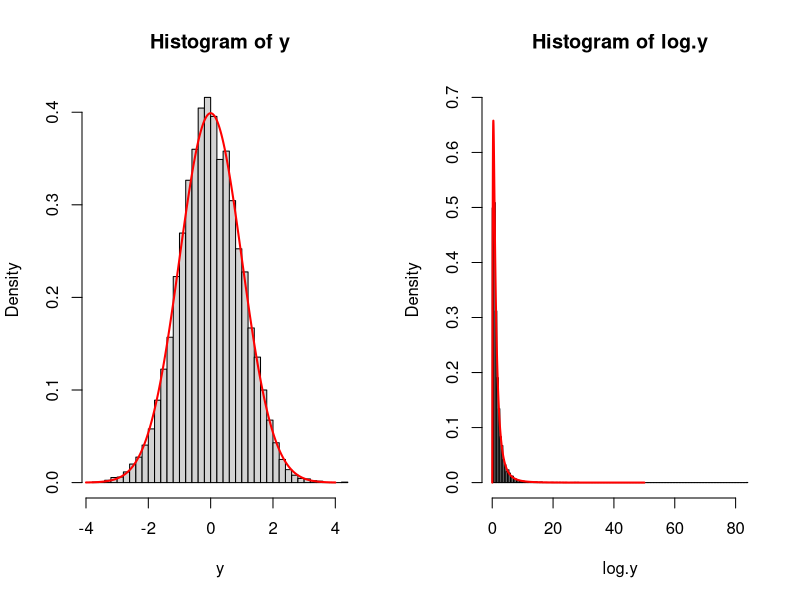
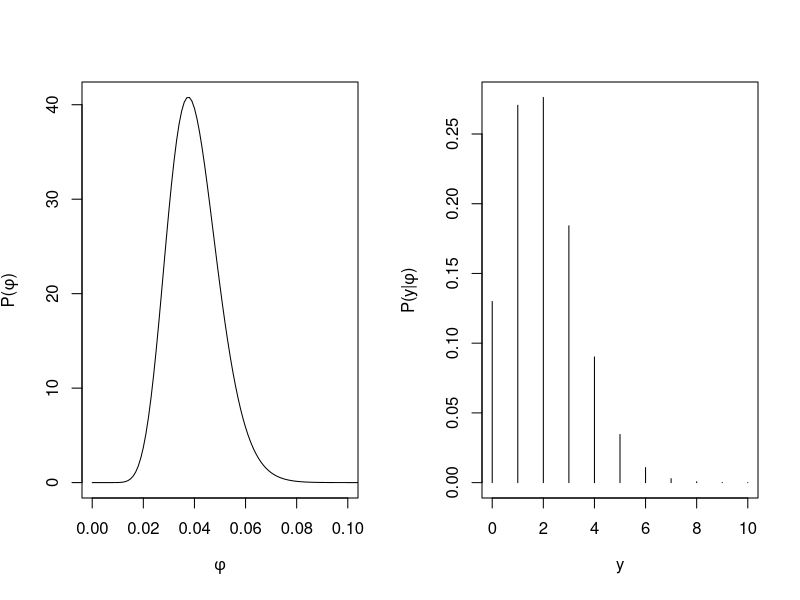
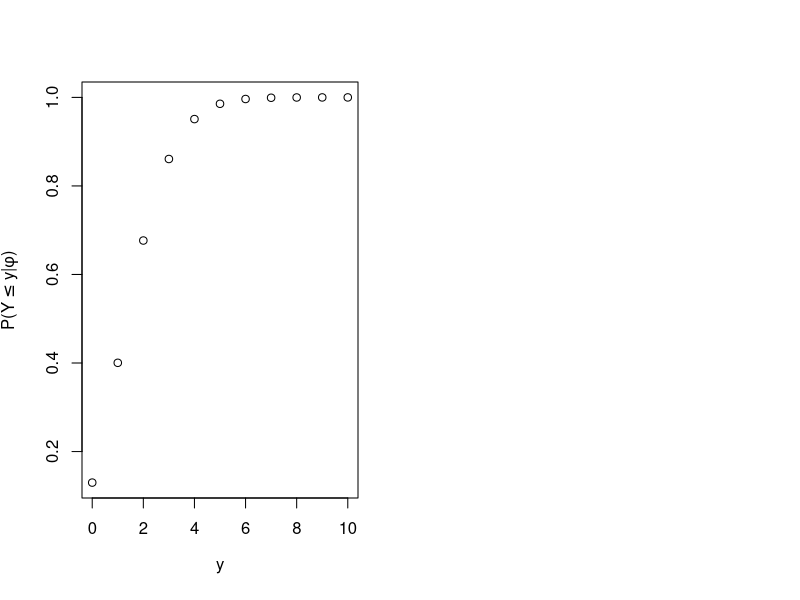
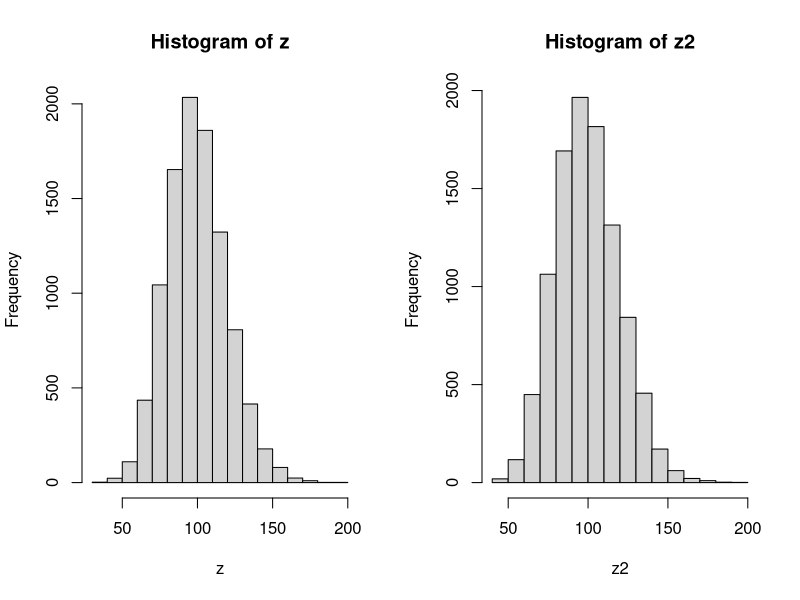
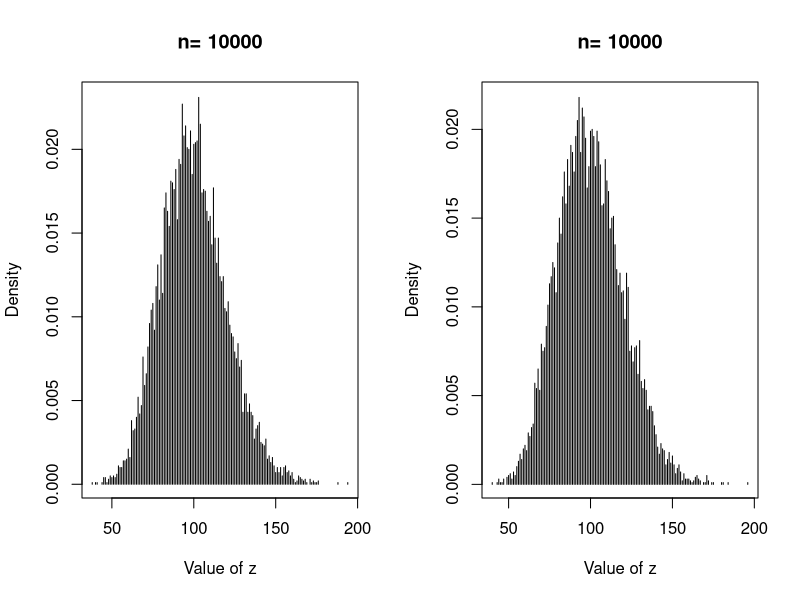
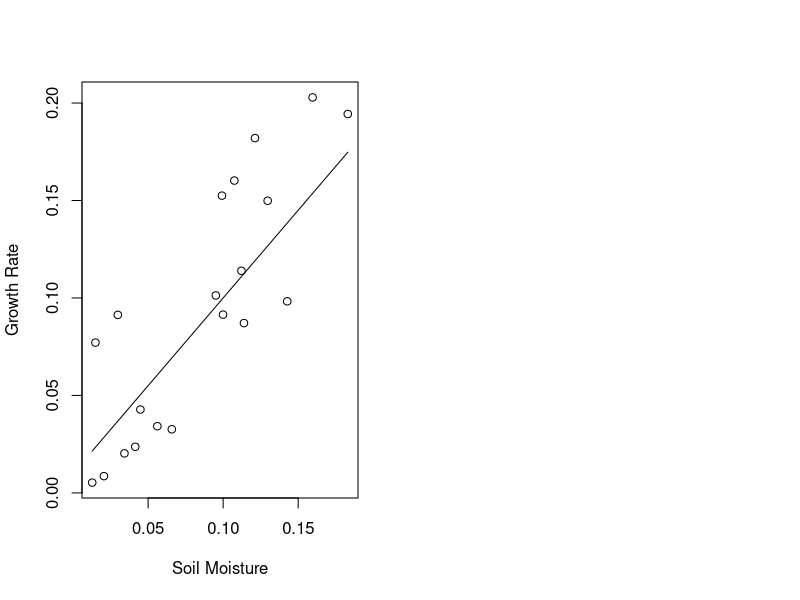

These figures' R source, in order:
## ---- chunk 1
rm(list = ls())
library(knitr)
knitr::opts_chunk$set(cache = FALSE, warnings = FALSE, tidy = FALSE)

# uncomment out this to generate key
 nokey = FALSE; key = TRUE

# uncomment out this to generate exercise
# nokey = TRUE; key = FALSE
## ---- chunk 2
lambda <- 33.32
n <- 10000
y <- rpois(n, lambda)
mean(y)
var(y)
quantile (y, c(0.025, 0.975))
## ---- chunk 3

prob <- c(.07,.13,.15,.23,.42)
size <- 80 
n <- 1 
rmultinom(n, size, prob)
## ---- chunk 4
x <- 94 
mean <- 103.4
sd <- 23.3
dnorm(x, mean, sd)

q <- c(110, 90) 
p.bound <- pnorm(q, mean = mean, sd = sd)
p.bound[1] - p.bound[2]
## ---- chunk 5
x <- 4 
size <- 24
p <- 0.12
dbinom(x, size, p)
## ---- chunk 6
p <- c(0.56, 0.06, 0.16, 0.22)
y <- c(65, 4, 25, 26)

dmultinom(x = y, prob = p)
## ---- chunk 7
mu <- 1.9
sigma <- 1.4
p <- 0.025
qnorm(p, mu, sigma)
## ---- chunk 8
mu <- 103.4
sd <- 23.2
shape <- mu**2/sd**2
rate <- mu/sd**2
x <- 94
dgamma(x, shape, rate)

q <- c(110, 90)
p.bound <- pgamma(q, shape, rate)
p.bound[1] - p.bound[2]
## ---- chunk 9
par(mfrow=c(1,2))

mean <- 0
sd <- 1
y <- rnorm (10000, mean = mean, sd = sd)
hist(y, breaks = 50, prob = TRUE) 
x  <- seq(-4, 4, .01)
z <- dnorm(x, mean = mean, sd = sd)
lines(x, z, col = "red", lwd = 2)

log.y <- rlnorm(10000, meanlog = mean, sdlog = sd)
hist(log.y, ylim=c(0, .7), breaks = 250, prob = TRUE) 
log.x <- seq(0, 50, .01)
z <- dlnorm(log.x, meanlog = mean, sdlog = sd)
lines(log.x, z, col = "red", lwd = 2)
## ---- chunk 10
median(y)
mean(y)
var(y)

median <- exp(mean)
(mean.log.y <- exp(mean + sd^2/2))
mean(log.y)
(var.log.y <- (exp(sd^2) - 1) * exp(2*mean + sd^2))
var(log.y)
## ---- chunk 11

shape_from_stats <- function(mu , sigma){
          a <-(mu^2-mu^3-mu*sigma^2)/sigma^2
          b <- (mu-2*mu^2+mu^3-sigma^2+mu*sigma^2)/sigma^2
         shape_ps <- c(a,b)
         return(shape_ps)
}

phi <- 0.04
sd <- 0.01
n <- 50

# calc prior parameters
b <- shape_from_stats(mu=phi, sigma=sd)
x <- seq(0,.2,.001)
y <- dbeta(x,b[1],b[2])
plot(x,y,type='l', 
     ylab = expression(paste("P(",phi,")")), 
     xlab = expression(phi),
     xlim = c(0,0.1))
         
## ---- chunk 12

#probability of 5 occupied
x <- 5
phi <- 0.04
n <- 50

dbinom(x=x,p=phi,size=n)

#plot the propability of the data
x <- seq(0,10)
y <- dbinom(x=x,p=phi,size=n)
plot(x,y,typ='h',
     ylab=expression(paste("P(y|",phi,")"),),
     xlab=expression(y))

## ---- chunk 13

#prob at least 5 occupied
q <- 4
phi <- 0.04
n <- 50
1-pbinom(q=q,p=phi,size=n)
x <- seq(0,10)
y <- pbinom(q=x,p=phi,size=n)
plot(x,y,
     ylab=expression(paste("P(",Y<=y,"|",phi,")")),
     xlab=expression(y))

## ---- chunk 14

#simulate 0-1 data, which is equivalent to Bernoulli since size=1
n <- 75
size <- 1
phi <- 0.04

y.sim <- rbinom(n=n,size=size,prob=phi)
y.sim
## ---- chunk 15
## r (kappa) is dispersion called "size" in R
n <- 10000
lambda <- 100
sigma <- sqrt(400)
r <- lambda^2/(sigma^2-lambda)
z <- rnbinom(n,mu=lambda,size=r)
mean(z)
sd(z)
## ---- chunk 16
## Parameterized for JAGS using probabilty parameter
n <- 10000
lambda <- 100
sigma <- sqrt(400)
r <- lambda^2/(sigma^2-lambda)
z2 <- rnbinom(n,prob=r/(r+lambda),size=r)
mean(z2)
sd(z2)

# Alternatively
lambda <- 100
r <- lambda^2/(sigma^2-lambda)
sigma <- sqrt(lambda + lambda^2/r)
z <- rnbinom(n, mu=lambda, size=r)
## ---- chunk 17
## Parameterized for JAGS using probabilty parameter
n <- 10000
lambda <- 100
sigma <- sqrt(400)
r <- lambda^2/(sigma^2-lambda)

z <- rnbinom(n,mu=lambda,size=r) #first parameterization
z2 <- rnbinom(n,prob=r/(r+lambda),size=r) #second parameterization

par(mfrow=c(1,2))
hist(z)
hist(z2)

library(plyr)
y <- count(z)
dens <- y$freq/n
y <- cbind(y,dens)
plot(y$x,y$dens, type="h", 
     ylab="Density",
     xlab="Value of z",
     main=paste("n=",n))
y <- count(z2)
dens <- y$freq/n
y <- cbind(y,dens)
plot(y$x,y$dens, type="h", 
     ylab="Density",
     xlab="Value of z",
     main=paste("n=",n))
## ---- chunk 18
x <- runif(20,0.01,0.2)
mu <- 0.01 + 0.9*x
sigma <- 0.03
alpha <- mu^2/sigma^2
beta <- mu/sigma^2
y <- rgamma(length(mu), alpha, beta)
plot(x,y,
     xlab="Soil Moisture",
     ylab="Growth Rate")
lines(x,mu)

